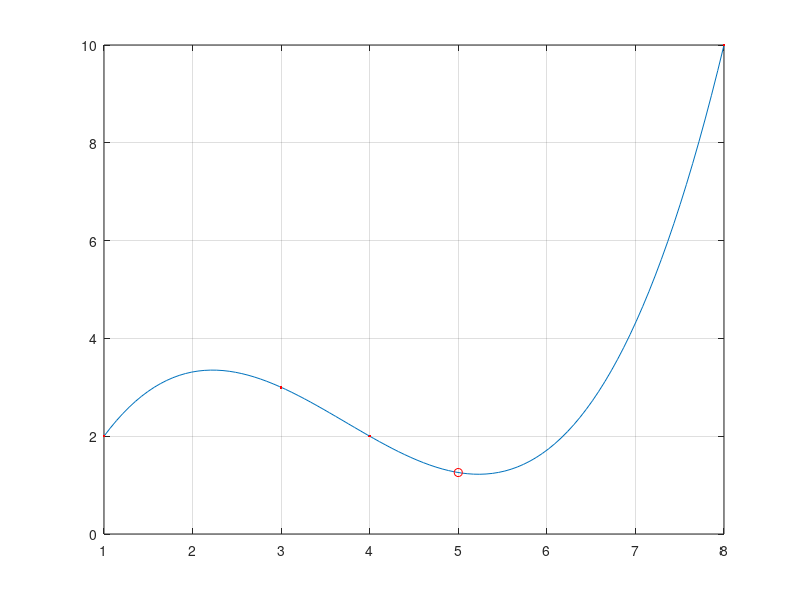

This figure's MATLAB source:
clear;          clc;            close;

x=[1 3 4 8];y=[2 3 2 10]; % entrada de datos.
% No tienes que digitar modificar más nada.
 
%Cuerpo del programa
xa=x;
ya=y;

% Formacion de las diferencias divididas
d=zeros(length(y));
d(:,1)=y';

for k=2:length(x)
    for j=1:length(x)+1-k
        d(j,k)=(d(j+1,k-1)-d(j,k-1))/(x(j+k-1)-x(j))
    end
end

% Formacion del polinomio
for w=1:length(x)
    ds=num2str(abs(d(1,w)));
    if w>1
      if x(w-1)<0
          sg1='+';
    else
          sg1='-';
       end
    end
    if d(1,w)<0
       sg2='-';
    else
       sg2='+';
    end
    if w==1
       acum=num2str(d(1,1));
    elseif w==2
       polact=['(x' sg1 num2str(abs(x(w-1))) ')' ];
       actual=[ds '*' polact];
    acum=[acum sg2 actual];
    else
       polact=[polact '.*' '(x' sg1 num2str(abs(x(w-1))) ')' ];
       actual=[ds '*' polact];
    acum=[acum sg2 actual];
    end
end
 
% Presentacion de resultados
fprintf('n Valores de X y Y n ')
disp(xa)
disp(ya)
fprintf('Polinomio interpolación Newton : %s ',acum);
x=input(' X interp = ')
if x>max(xa)|x<min(xa)
   fprintf('t Punto fuera de rango. El resultado puede ser equivocado n');
end
xinterp=x;
yinterp=eval(acum);
fprintf(' Y(%g) = %g n',x,yinterp);

% Grafica de los puntos
fprintf(' Pulse cualquier tecla para ver la grafica de los puntos n');
pause
xg=linspace(min(xa),max(xa));
x=xg;yg=eval(acum);
plot(xg,yg,xa,ya,'.r',xinterp,yinterp,'or');
grid